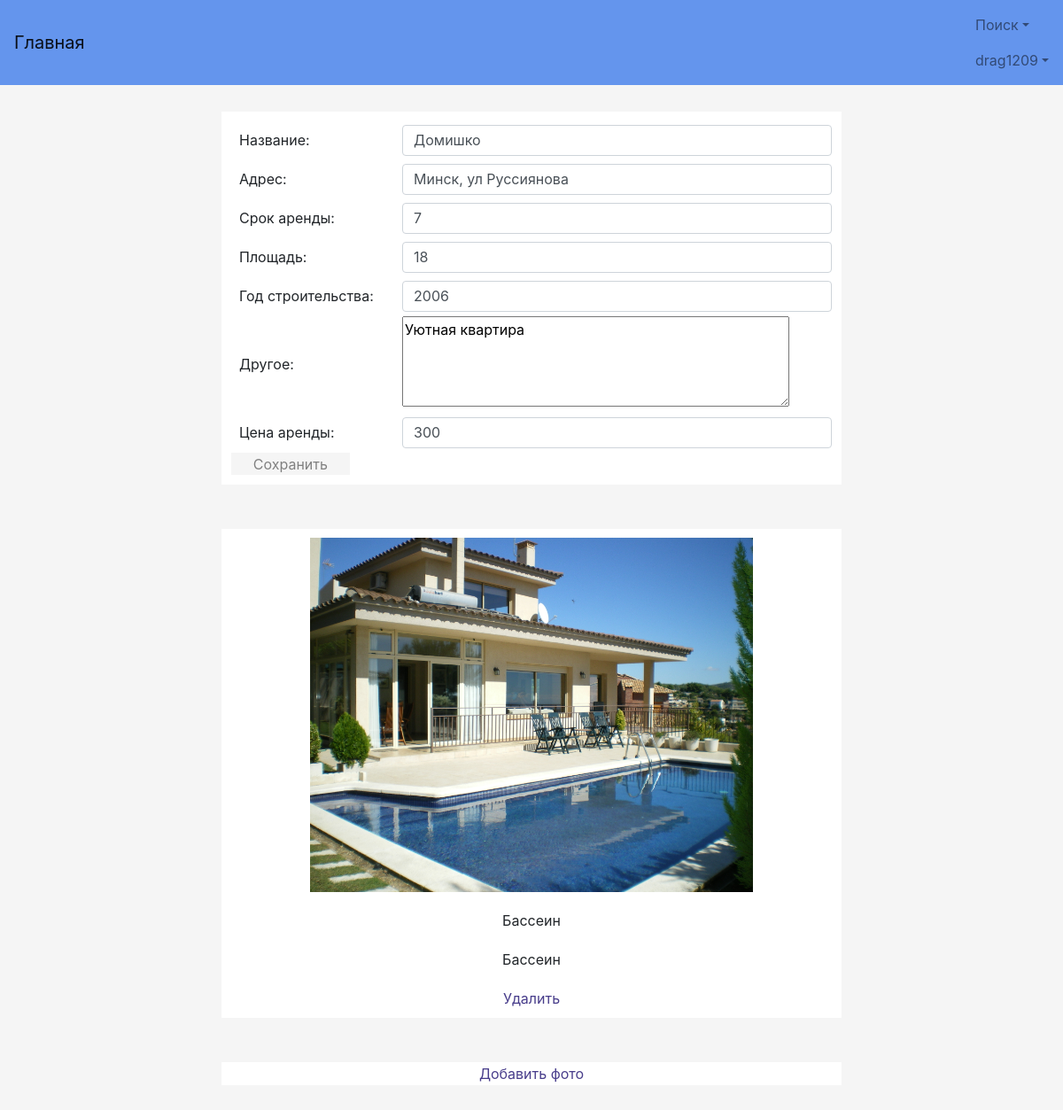
Page /profile/edit_my_rent/17 (signed in) on the committed database.
### TOFI/models.py (models this page shows, shortened)
class MyUser(AbstractBaseUser):
    username = models.CharField(verbose_name='Логин', max_length=50, unique=True)
    password = models.CharField(verbose_name='Пароль', max_length=50)
    name = models.CharField(verbose_name='Имя', max_length=50)
    surname = models.CharField(verbose_name='Фамилия', max_length=50)
    last_name = models.CharField(verbose_name='Отчество', max_length=50)
    age = models.IntegerField(verbose_name='Возраст')
    passport_id = models.CharField(verbose_name='Номер паспорта', max_length=50, unique=True)
    phone = models.CharField(verbose_name='Телефон', max_length=50)
    address = models.CharField(verbose_name='Адрес', max_length=50)
    email = models.CharField(verbose_name='Электронная почта', max_length=50, unique=True)
    taxpayer_account_number = models.IntegerField(verbose_name='УНН', null=True)
    license_field = models.CharField(verbose_name='Лицензия', max_length=50, null=True)
    ie = models.BooleanField(verbose_name='ИП', default=False)
    balance = models.FloatField(verbose_name='', default=0)
    user_card_id = models.ManyToManyField(UserCard, default=None)
    objects = MyUserManager()
    USERNAME_FIELD = 'username'
    REQUIRED_FIELDS = ['name', 'surname', 'last_name', 'age', 'passport_id', 'phone', 'address', 'email', 'ie']
    is_active = models.BooleanField(default=True)
    reason_block = models.CharField(max_length=100, null=True)
    is_admin = models.BooleanField(default=False)
    is_moder = models.BooleanField(default=False)
    wrong_password_number = models.IntegerField(default=0)

class Rent(models.Model):
    name = models.CharField(verbose_name='Название:', max_length=50)
    address = models.CharField(verbose_name='Адрес:', max_length=50)
    min_rent_time = models.IntegerField(verbose_name='Срок аренды:')
    area = models.IntegerField(verbose_name='Площадь:')
    payment_interval = models.IntegerField(verbose_name='Срок оплаты', default=None, null=True, blank=True)
    date_of_construction = models.IntegerField(verbose_name='Год строительства:', default=None)
    creation_date = models.DateField(default=None)
    other = models.CharField(verbose_name='Другое:', max_length=100)
    cost = models.CharField(verbose_name='Цена аренды:', max_length=50)
    user_login = models.ForeignKey(MyUser, on_delete=models.CASCADE)
    status_rent = models.BooleanField(default=True)  # True - свободно, False - уже арендовано арендой
    images = models.ManyToManyField(ImageModel, default=0)

class ImageModel(models.Model):
    model_pic = models.ImageField(upload_to='pic_folder/', default='pic_folder/None/no-img.jpg')
    name = models.CharField(max_length=50)
    describe = models.CharField(max_length=150)

### user_profile/views.py (the view)
# urls.py: url(r'edit_my_rent/(?P<id_rent>\d*)', views.edit_my_house, name='EditMyRent'),
def edit_my_house(request, id_rent):
    if request.user.is_anonymous or not request.user.is_active:
        return HttpResponseRedirect("/login")
    try:
        rent = models.Rent.objects.get(id=id_rent)
    except models.Rent.DoesNotExist:
        return HttpResponseRedirect('/profile/my_houses_owner')
    error = ''
    class EditRent(forms.Form):
        name = forms.CharField(label="Название:", max_length=50, required=True, initial=rent.name)
        address = forms.CharField(label="Адрес:", max_length=50, required=True, initial=rent.address)
        min_rent_time = forms.IntegerField(label="Срок аренды:", required=True, initial=rent.min_rent_time,
                                           validators=[MaxValueValidator(365), MinValueValidator(1)])
        area = forms.IntegerField(label='Площадь:', required=True, initial=rent.area,
                                  validators=[MaxValueValidator(10000), MinValueValidator(3)])
        date_of_construction = forms.IntegerField(label='Год строительства:', required=True,
                                                  initial=rent.date_of_construction,
                                                  validators=[MinValueValidator(1950), MaxValueValidator(2016)])
        other = forms.CharField(label="Другое:", max_length=100, required=True, initial=rent.other,
                                widget=forms.Textarea(attrs={'placeholder': 'Введите описание дома...', 'rows': '4'}),
                                validators=[RegexValidator('^[0-9а-яА-Я/./,/;/ /-]*$')])
        cost = forms.IntegerField(label='Цена аренды:', required=True, initial=rent.cost,
                                  validators=[MinValueValidator(1), MaxValueValidator(1000000)])
    if request.method == 'POST':
        form = EditRent(request.POST)
        if form.is_valid():
            rent.name = form.cleaned_data['name']
            rent.address = form.cleaned_data['address']
            rent.min_rent_time = form.cleaned_data['min_rent_time']
            rent.area = form.cleaned_data['area']
            rent.date_of_construction = form.cleaned_data['date_of_construction']
            rent.other = form.cleaned_data['other']
            rent.cost = form.cleaned_data['cost']
            rent.save()
            message = 'Данные о доме под названием: ' + rent.name + ' успешно обновлены и сохранены!'
            return render(request, 'Profile/Thanks.html', {'mes': message})
        else:
            try:
                rent = models.Rent.objects.get(id=id_rent)
            except models.Rent.DoesNotExist:
                return HttpResponseRedirect('/profile/my_houses_owner')
            images = rent.images.all()
            err = form.errors.as_data()
            print(err)
            if 'name' in err:
                error = 'Недопустимые символы в поле Имя!'
            if 'address' in err:
                error = 'Недопустимые символы в поле Адрес!'
            if 'min_rent_time' in err:
                error = 'Время ареннды должно быть от 1 до 365 дней!'
            if 'area' in err:
                error = 'Размер площади должен быть от 3 до 1000 кв.м.!'
            if 'date_of_construction' in err:
                error = 'Год постройки должен быть от 1950 до 2016 года!'
            if 'cost' in err:
                error = 'Цена должна быть в диапозоне от 1 до 1млн!'
            if 'payment_interval' in err:
                error = 'Интервал оплаты должен быть от 1 до 365 дней!'
            if 'other' in err:
                error = 'Недопустимые символы в описании дома!'
            return render(request, 'Profile/EditMyRent.html', {'form': form, 'id_house': rent.id,
                                                               'images': images, 'error': error})
    else:
        form = EditRent()
        try:
            rent = models.Rent.objects.get(id=id_rent)
        except models.Rent.DoesNotExist:
            return HttpResponseRedirect('/profile/my_houses_owner')
        images = rent.images.all()
        return render(request, 'Profile/EditMyRent.html', {'form': form, 'id_house': rent.id,
                                                           'images': images, 'error': error})

### TOFI/templates/Profile/EditMyRent.html (shortened to what this page needs)
{% extends "base.html" %}
{% block content %}
    <form method="POST" class="center">
        <table>
            {% for field in form %}
                <tr>
                    <td class="padding">{{ field.label }}</td>
                    <td>{{ field }}</td>
                </tr>
            {% endfor %}
            <tr>
                <td>
                    <button type="submit" class="button7">Сохранить</button>
                </td>
            </tr>
        </table>
    </form>
    {% if images %}
        {% for image in images %}
            <table class="center">
                <tr class="padding" align="center" >
                    <td class="padding">
                        <img src="{{ image.model_pic.url }}" alt="HouseView" style="width:500px;height:400px;">
                    </td>
                </tr>
                <tr class="padding" align="center" >
                    <td class="padding">
                        {{ image.name }}
                    </td>
                </tr>
                <tr class="padding" align="center" >
                    <td class="padding">
                        {{ image.describe }}
                    </td>
                </tr>
                <tr class="padding" align="center" >
                    <td class="padding">
                        <a href="/delete_image/{{ image.id }}">Удалить</a>
                    </td>
                </tr>
            </table>
        {% endfor %}
    {% else %}
        <tr class="padding">
            <td class="padding">
                Фотографий нет
            </td>
        </tr>
    {% endif %}
    <table class="center">
        <tr class="padding" align="center">
            <td>
                <a href="/add_image/{{ id_house }}">Добавить фото</a>
            </td>
        </tr>
    </table>
{% endblock %}

### TOFI/templates/base.html (shortened to what this page needs)
{% load staticfiles %}
<!DOCTYPE html>
<html lang="ru">
  <head>
      <link href="https://cdnjs.cloudflare.com/ajax/libs/twitter-bootstrap/4.0.0-alpha.5/css/bootstrap.min.css"
            rel="stylesheet">
      <link href="{% static 'style.css' %}" rel="stylesheet">
      <link href="http://ajax.googleapis.com/ajax/libs/jqueryui/1.8/themes/base/jquery-ui.css" rel="stylesheet"
            type="text/css"/>
      <link href="https://cdnjs.cloudflare.com/ajax/libs/bootstrap-datepicker/1.6.4/css/bootstrap-datepicker.min.css"
            rel="stylesheet" type="text/css">
      <link href="https://cdnjs.cloudflare.com/ajax/libs/bootstrap-datetimepicker/4.17.43/css/bootstrap-datetimepicker.min.css"
            rel="stylesheet" type="text/css">
  </head>
  <body>
  <nav class="navbar navbar-light">
      <a class="navbar-brand" href="{% url 'Main' %}">Главная</a>
      <ul class="nav navbar-nav">
          {% if request.user.is_anonymous %}
              <li class="nav-item active">
                  <a class="nav-link" href="{% url 'Registration' %}">Регистрация<span class="sr-only">(current)</span></a>
              </li>
              <li class="nav-item active">
                  <a class="nav-link" href="{% url 'Login' %}">Вход<span class="sr-only">(current)</span></a>
              </li>
              <li class="nav-item dropdown">
                  <a class="nav-link dropdown-toggle" href="#" id="supportedContentDropdown" data-toggle="dropdown"
                     aria-haspopup="true" aria-expanded="false">Поиск</a>
                  <div class="dropdown-menu" aria-labelledby="supportedContentDropdown">
                      <a class="dropdown-item" href="{% url 'SearchUser' %}">Поиск пользователей</a>
                      <a class="dropdown-item" href="{% url 'SearchRent' %}">Поиск жилья</a>
                  </div>
              </li>
            {% else %}
              <li class="nav-item dropdown">
                  <a class="nav-link dropdown-toggle" href="#" id="supportedContentDropdown" data-toggle="dropdown"
                     aria-haspopup="true" aria-expanded="false">Поиск</a>
              </li>
              <li class="nav-item dropdown">
                  <a class="nav-link dropdown-toggle" href="#" id="supportedContentDropdown" data-toggle="dropdown"
                     aria-haspopup="true" aria-expanded="false">{{ request.user.username }}</a>
              </li>
          {% endif %}
      </ul>
  </nav>
  <div class="main-body">
      <div class="container">
        {% block content %}
        {% endblock %}
    </div>
  </div>
  </body>
</html>

### TOFI/static/style.css (style rules this page uses)
.center { width: 100%; max-width: 700px; padding: 10px; margin: auto auto 50px; background: white; }
.height70 { height: 35px; }
a { color: darkslateblue; }
body { margin: auto; padding-bottom: 0; height: auto; background-color: whitesmoke; link: dodgerblue; }
textarea { width: 90%; }
table { width: 100%; }
.main-body { padding-top: 10px; padding-bottom: auto; margin-top: 20px; }
.padding { padding: 10px; }
.button7 { color: gray; background-color: whitesmoke; height: 25px; padding: 0; width: 70%; box-shadow: none; border-style: hidden; }
.navbar-light { background-color: cornflowerblue; }

### rows in the picture
MyUser: user.username "drag1209"
Rent: form "Домишко" "Минск, ул Руссиянова" "7" "18" "2006" "Уютная квартира" "300"
ImageModel: model_pic (picture), name "Бассеин", describe "Бассеин"

### other values in the picture
{{ field.label }} "Название:" "Адрес:" "Срок аренды:" "Площадь:" "Год строительства:" "Другое:" "Цена аренды:"
